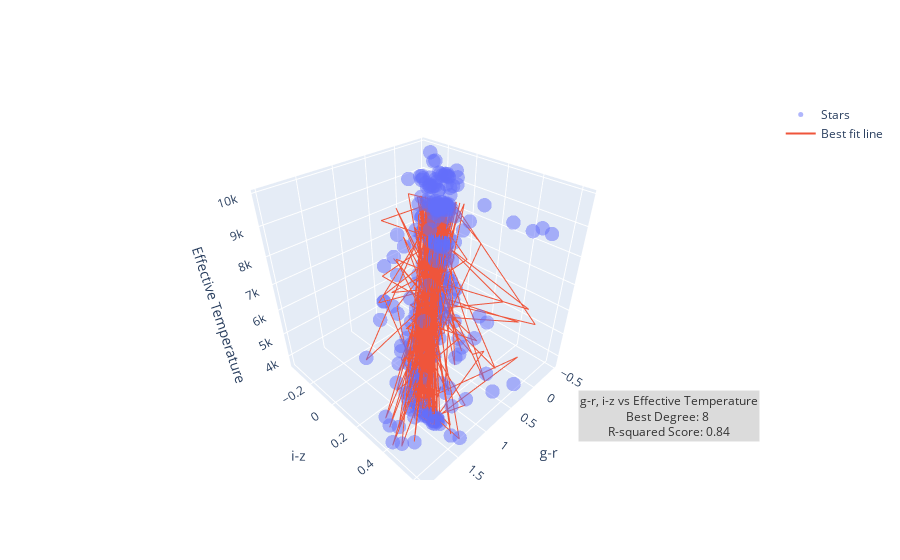

Notebook source saved alongside this figure:
### Code cell
gr_iz = pd.DataFrame()
gr_iz = color_filters_df["g_r"] + color_filters_df["i_z"]

x_train, x_test, y_train, y_test = train_test_split(gr_iz, color_filters_df["temperature"], test_size=0.2, random_state=42) 
x_train_reshape = x_train.values.reshape(-1, 1) 
x_test_reshape = x_test.values.reshape(-1, 1)

g_r_x_train, g_r_x_test, g_r_y_train, g_r_y_test = train_test_split(color_filters_df["g_r"], color_filters_df["temperature"], test_size=0.2, random_state=42) 
g_r_x_train_reshape = g_r_x_train.values.reshape(-1, 1) 
g_r_x_test_reshape = g_r_x_test.values.reshape(-1, 1)

i_z_x_train, i_z_x_test, i_z_y_train, i_z_y_test = train_test_split(color_filters_df["i_z"], color_filters_df["temperature"], test_size=0.2, random_state=42) 
i_z_x_train_reshape = i_z_x_train.values.reshape(-1, 1) 
i_z_x_test_reshape = i_z_x_test.values.reshape(-1, 1)

best_score = 0
best_prediction = None
best_degree = 0

for i in range(1, 11):
    poly = PolynomialFeatures(degree=i)

    x_train_tf = poly.fit_transform(x_train_reshape)
    x_test_tf = poly.fit_transform(x_test_reshape)

    model = LinearRegression()
    model.fit(x_train_tf, y_train)

    predictions = model.predict(x_test_tf)

    r2 = r2_score(y_test, predictions)
    
    if r2 > best_score:
        best_score = r2
        best_prediction = predictions
        best_degree = i

import plotly.graph_objects as go
# Create a 3D scatter plot
fig = go.Figure(data=[go.Scatter3d(x=g_r_x_test, y=i_z_x_test, z=g_r_y_test, mode='markers', name='Stars')])

fig.add_trace(go.Scatter3d(
    x=g_r_x_test, 
    y=i_z_x_test, 
    z=best_prediction,
    mode='lines',
    name='Best fit line'
))

# Annotation
description = 'g-r, i-z vs Effective Temperature<br>'
description += f'Best Degree: {best_degree}\n<br>'
description += f'R-squared Score: {best_score:.2f}<br>'

# Add a text annotation
fig.add_annotation(
    text=description,
    xref="paper", yref="paper",
    x=0.99, y=0.1,
    showarrow=False,
    font=dict(size=12, color="black"),
    bgcolor="lightgrey",
    opacity=0.8
)

# Customize the appearance if needed
fig.update_traces(marker=dict(size=5, opacity=0.5))

# Add labels
fig.update_layout(scene=dict(xaxis_title='g-r', yaxis_title='i-z', zaxis_title='Effective Temperature'))

# Show the interactive plot
fig.show()

### Figure 1 — Plotly figure (JSON) as saved in the notebook; plotly's stock layout.template omitted (floating-point values rounded to 4 significant figures; data arrays with more than 128 entries replaced by an {"elided": "..."} marker saying what was removed)
{"data": [{"marker": {"opacity": 0.5, "size": 5}, "mode": "markers", "name": "Stars", "type": "scatter3d", "x": {"elided": "862 float values"}, "y": {"elided": "862 float values"}, "z": {"elided": "862 int values"}}, {"marker": {"opacity": 0.5, "size": 5}, "mode": "lines", "name": "Best fit line", "type": "scatter3d", "x": {"elided": "862 float values"}, "y": {"elided": "862 float values"}, "z": {"elided": "862 float values"}}], "layout": {"annotations": [{"bgcolor": "lightgrey", "font": {"color": "black", "size": 12}, "opacity": 0.8, "showarrow": false, "text": "g-r, i-z vs Effective Temperature<br>Best Degree: 8\n<br>R-squared Score: 0.84<br>", "x": 0.99, "xref": "paper", "y": 0.1, "yref": "paper"}], "scene": {"xaxis": {"title": {"text": "g-r"}}, "yaxis": {"title": {"text": "i-z"}}, "zaxis": {"title": {"text": "Effective Temperature"}}}}}
